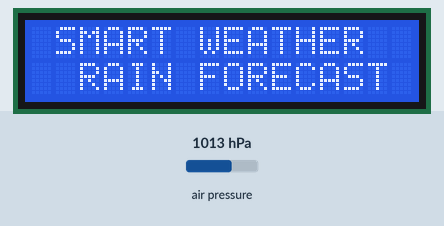
Bench run of a sketch on a simulated Arduino Uno, built with avr-gcc and run on an emulated ATmega328P. Parts: 16×2 character LCD. The inputs (shaded band) are chosen by the test bench; at power-on: air pressure 1013 hPa.

Above: at 0.1 s.
At 2.2 s:
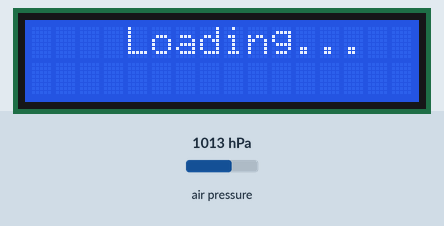
At 3.7 s:
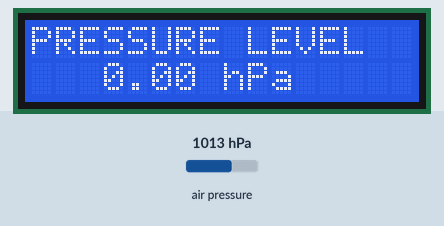
At 17.8 s:
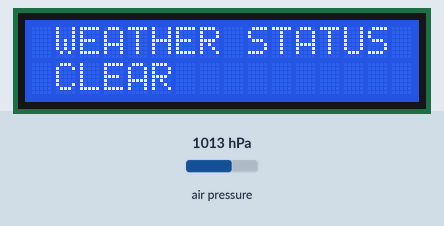
At 34.0 s:
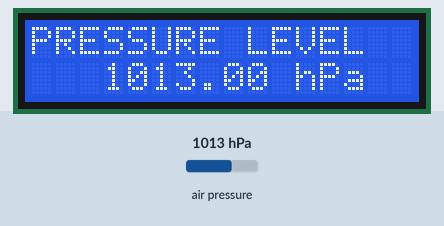
At 38.1 s:
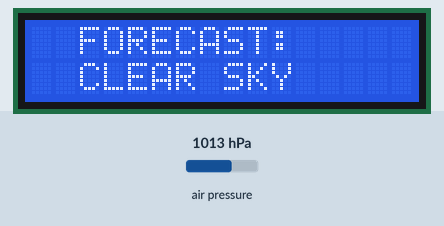

The sketch:

Rain_Predictor_System.ino
```cpp
// (licence header left out)
#include <Wire.h>
#include <Adafruit_BMP280.h>
#include <LiquidCrystal_I2C.h>

Adafruit_BMP280 bmp;               // BMP280 pressure sensor (I2C mode)
LiquidCrystal_I2C lcd(0x27, 16, 2); // I2C LCD (Address 0x27, 16x2 display)

float pressureNow;      // Current pressure value (hPa)
float pressureOld;      // Previous pressure value (hPa)
unsigned long lastRead = 0;  // Time tracking for pressure updates
String forecast = "CLEAR";   // Weather forecast result

void setup() {

  lcd.init();           // Initialize LCD
  lcd.backlight();      // Turn on LCD backlight

  // Initialize BMP280 sensor
  if (!bmp.begin(0x76)) {   // Try 0x77 if not detected
    lcd.setCursor(0, 0);
    lcd.print("BMP280 ERROR");
    while (1);  // Stop program if sensor not found
  }

  // Welcome Screen
  lcd.setCursor(1, 0);
  lcd.print("SMART WEATHER");
  lcd.setCursor(2, 1);
  lcd.print("RAIN FORECAST");
  delay(2000);

  lcd.clear();
  lcd.setCursor(4, 0);
  lcd.print("Loading...");
  delay(1500);

  // Store initial pressure value
  pressureOld = bmp.readPressure() / 100.0; // Convert Pa to hPa

  lcd.clear();
}

void loop() {

  // Read pressure every 30 seconds (demo interval)
  if (millis() - lastRead > 30000) {
    lastRead = millis();

    pressureNow = bmp.readPressure() / 100.0;  // Read pressure in hPa
    float diff = pressureNow - pressureOld;   // Compare with previous reading

    // Simple weather prediction logic based on pressure trend
    if (diff < -2)
      forecast = "RAIN LIKELY";
    else if (diff < -1)
      forecast = "CLOUDY";
    else if (diff > 1)
      forecast = "SUNNY";
    else
      forecast = "CLEAR";

    pressureOld = pressureNow;  // Update old pressure value
  }

  // Screen 1: Pressure Display
  lcd.clear();
  lcd.setCursor(0, 0);
  lcd.print("PRESSURE LEVEL");
  lcd.setCursor(3, 1);
  lcd.print(pressureNow);
  lcd.print(" hPa");
  delay(2000);

  // Screen 2: Weather Status
  lcd.clear();
  lcd.setCursor(1, 0);
  lcd.print("WEATHER STATUS");
  lcd.setCursor(1, 1);
  lcd.print(forecast);
  delay(2000);

  // Screen 3: Alert Message
  lcd.clear();
  lcd.setCursor(2, 0);
  lcd.print("FORECAST:");

  lcd.setCursor(2, 1);

  if (forecast == "RAIN LIKELY") {
    lcd.print("RAIN ALERT!");
  }
  else if (forecast == "SUNNY") {
    lcd.print("SUNNY DAY");
  }
  else {
    lcd.print("CLEAR SKY");
  }

  delay(2000);
}
```

Measured:
- what the display in image 1 shows lasts 1.5 s, from 2.1 s to 3.6 s
- what the display in image 2 shows lasts 2.1 s, from 3.6 s to 5.7 s
